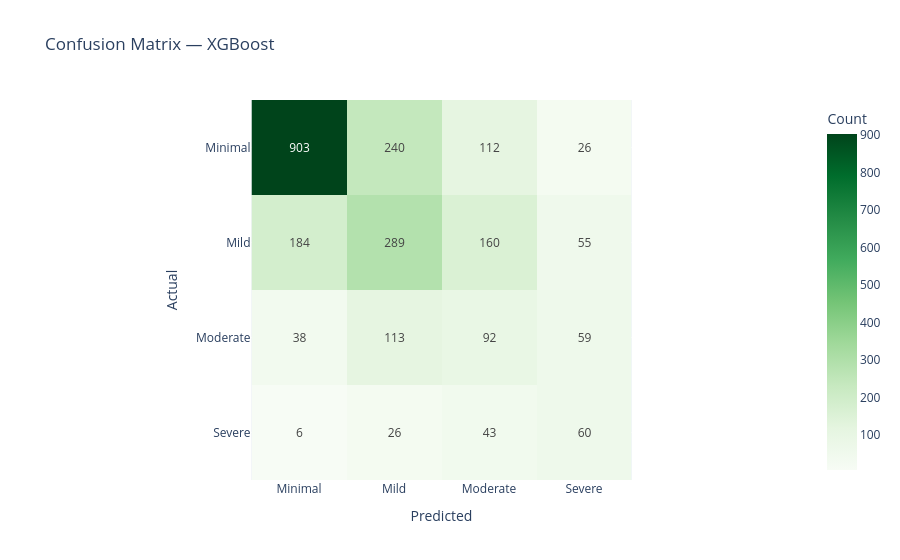

Notebook cell for this chart:
### Code cell
cm_xgb = confusion_matrix(y_test, y_pred_xgb)
fig = px.imshow(
    cm_xgb,
    labels=dict(x="Predicted", y="Actual", color="Count"),
    x=["Minimal", "Mild", "Moderate", "Severe"],
    y=["Minimal", "Mild", "Moderate", "Severe"],
    title="Confusion Matrix — XGBoost",
    color_continuous_scale="Greens",
    text_auto=True
)
fig.show()

### Figure 1 — Plotly figure (JSON) as saved in the notebook; plotly's stock layout.template omitted (floating-point values rounded to 4 significant figures)
{"data": [{"coloraxis": "coloraxis", "hovertemplate": "Predicted: %{x}<br>Actual: %{y}<br>Count: %{z}<extra></extra>", "name": "0", "texttemplate": "%{z}", "type": "heatmap", "x": ["Minimal", "Mild", "Moderate", "Severe"], "xaxis": "x", "y": ["Minimal", "Mild", "Moderate", "Severe"], "yaxis": "y", "z": [[903, 240, 112, 26], [184, 289, 160, 55], [38, 113, 92, 59], [6, 26, 43, 60]]}], "layout": {"coloraxis": {"colorbar": {"title": {"text": "Count"}}, "colorscale": [[0, "rgb(247,252,245)"], [0.125, "rgb(229,245,224)"], [0.25, "rgb(199,233,192)"], [0.375, "rgb(161,217,155)"], [0.5, "rgb(116,196,118)"], [0.625, "rgb(65,171,93)"], [0.75, "rgb(35,139,69)"], [0.875, "rgb(0,109,44)"], [1, "rgb(0,68,27)"]]}, "title": {"text": "Confusion Matrix — XGBoost"}, "xaxis": {"anchor": "y", "constrain": "domain", "domain": [0, 1], "scaleanchor": "y", "title": {"text": "Predicted"}}, "yaxis": {"anchor": "x", "autorange": "reversed", "constrain": "domain", "domain": [0, 1], "title": {"text": "Actual"}}}}
